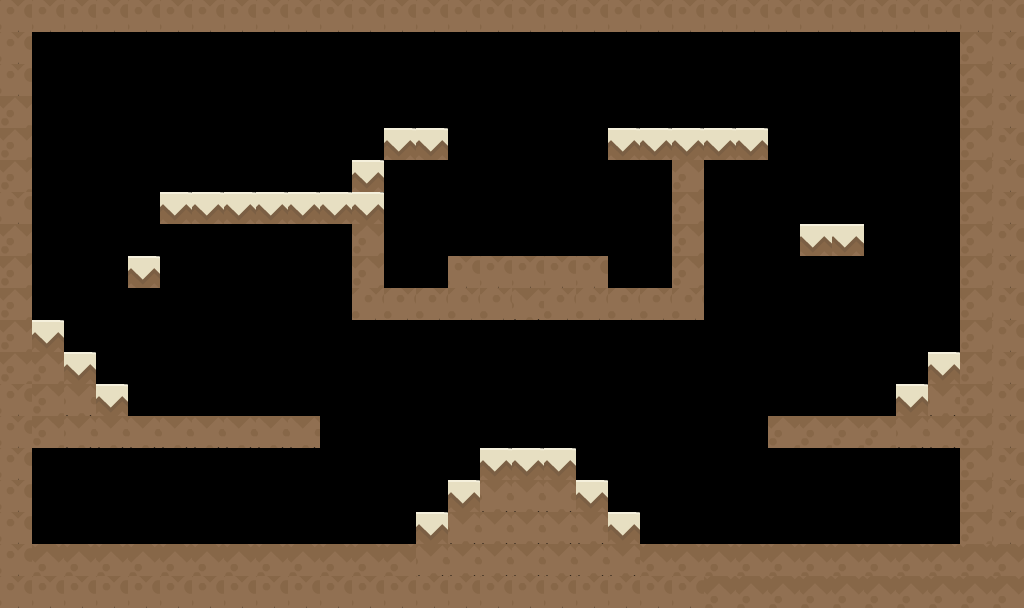

A 2D game scene composited from a Tiled map and its tileset images. What follows is a short description and the map's XML, with every tile layer's data as written:
An orthogonal 32x19 tile map with 32x32 px tiles, 1 tile layer (ground).

<map version="1.5" tiledversion="1.7.0" orientation="orthogonal" renderorder="right-down" width="32" height="19" tilewidth="32" tileheight="32" infinite="0" nextlayerid="2" nextobjectid="1">
 <editorsettings>
  <export target="tiles3.json" format="json" />
 </editorsettings>
 <tileset firstgid="1" name="levelthreetiles" tilewidth="32" tileheight="32" tilecount="256" columns="16">
  <image source="sheet.png" width="512" height="512" />
 </tileset>
 <layer id="1" name="ground" width="32" height="19">
  <data encoding="csv">
23,23,23,23,23,23,23,23,23,23,23,23,23,23,23,23,23,23,23,23,23,23,23,23,23,23,23,23,23,23,23,23,
23,0,0,0,0,0,0,0,0,0,0,0,0,0,0,0,0,0,0,0,0,0,0,0,0,0,0,0,0,0,54,23,
23,0,0,0,0,0,0,0,0,0,0,0,0,0,0,0,0,0,0,0,0,0,0,0,0,0,0,0,0,0,54,23,
54,0,0,0,0,0,0,0,0,0,0,0,0,0,0,0,0,0,0,0,0,0,0,0,0,0,0,0,0,0,54,23,
54,0,0,0,0,0,0,0,0,0,0,0,2,2,0,0,0,0,0,2,2,2,2,2,0,0,0,0,0,0,54,23,
54,0,0,0,0,0,0,0,0,0,0,2,0,0,0,0,0,0,0,0,0,54,0,0,0,0,0,0,0,0,54,23,
23,0,0,0,0,2,2,2,2,2,2,2,0,0,0,0,0,0,0,0,0,54,0,0,0,0,0,0,0,0,54,23,
54,0,0,0,0,0,0,0,0,0,0,54,0,0,0,0,0,0,0,0,0,54,0,0,0,13,13,0,0,0,54,23,
54,0,0,0,2,0,0,0,0,0,0,54,0,0,23,23,23,23,23,0,0,54,0,0,0,0,0,0,0,0,54,23,
54,0,0,0,0,0,0,0,0,0,0,25,25,25,25,25,50,25,25,25,25,25,0,0,0,0,0,0,0,0,54,23,
54,2,0,0,0,0,0,0,0,0,0,0,0,0,0,0,0,0,0,0,0,0,0,0,0,0,0,0,0,0,54,23,
54,54,2,0,0,0,0,0,0,0,0,0,0,0,0,0,0,0,0,0,0,0,0,0,0,0,0,0,0,2,54,23,
23,54,50,2,0,0,0,0,0,0,0,0,0,0,0,0,0,0,0,0,0,0,0,0,0,0,0,0,2,50,54,23,
23,54,50,50,50,50,50,50,50,50,0,0,0,0,0,0,0,0,0,0,0,0,0,0,54,54,54,54,50,50,54,23,
23,0,0,0,0,0,0,0,0,0,0,0,0,0,0,2,2,2,0,0,0,0,0,0,0,0,0,0,0,0,54,23,
23,0,0,0,0,0,0,0,0,0,0,0,0,0,2,50,50,50,2,0,0,0,0,0,0,0,0,0,0,0,54,23,
23,0,0,0,0,0,0,0,0,0,0,0,0,2,50,50,50,50,50,2,0,0,0,0,0,0,0,0,0,0,54,23,
23,86,86,86,86,86,86,86,86,86,86,86,86,50,50,50,50,50,50,50,86,86,86,86,86,86,86,86,86,86,86,86,
23,23,23,23,23,23,23,23,23,23,23,23,23,23,23,23,23,23,23,23,23,23,86,86,86,86,86,86,86,86,86,86
</data>
 </layer>
</map>
